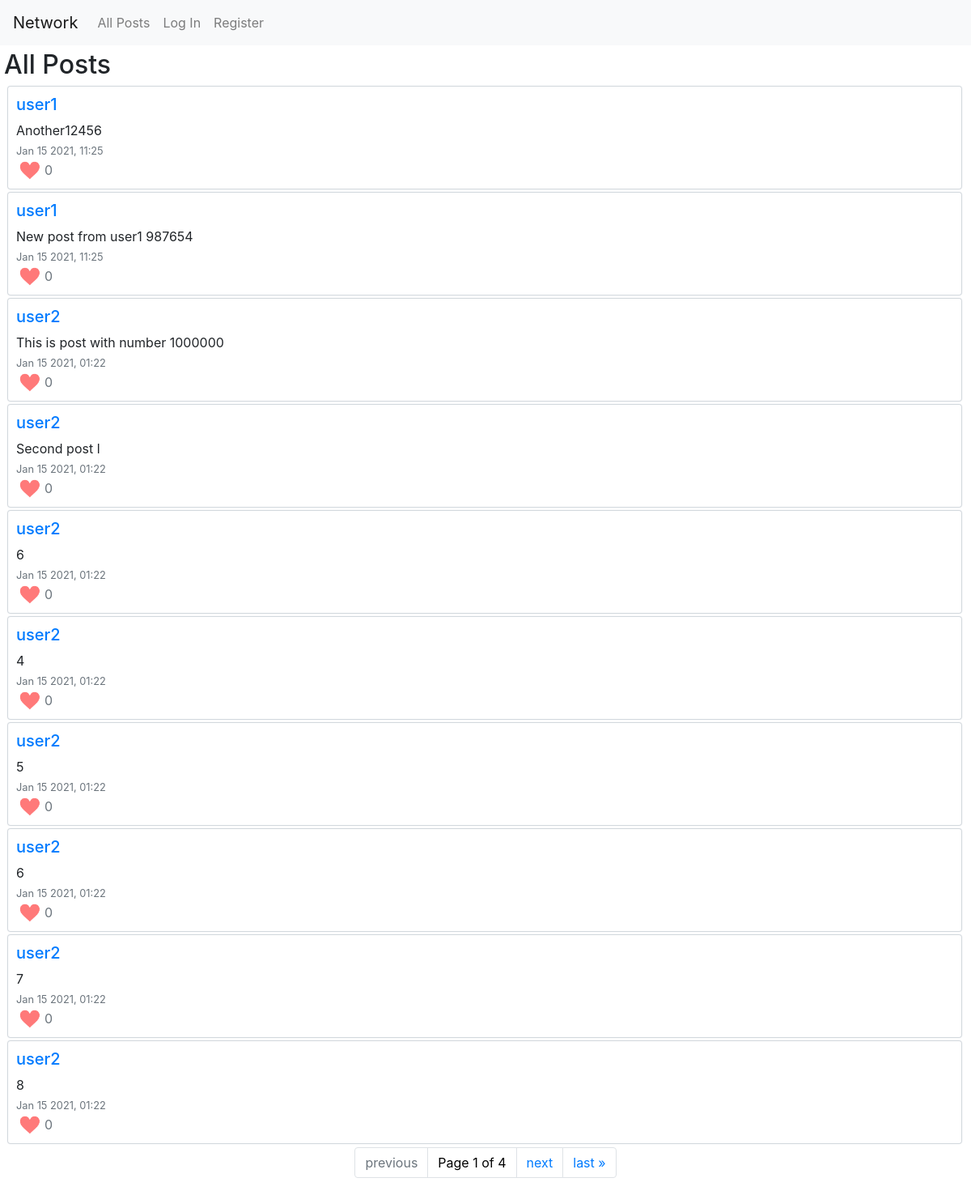
The page / on the database its author committed.
### network/models.py (models this page shows)
class Post(models.Model):
    posted = models.DateTimeField(auto_now_add=True)
    user = models.ForeignKey(User, on_delete=models.CASCADE, related_name='author')
    text = models.TextField(max_length=5000, null=True)
    edited = models.BooleanField(default=False)
    liked_by = models.ManyToManyField(User, blank=True)

class User(AbstractUser):
    followers = models.ManyToManyField('self', symmetrical=False, blank=True, related_name="follow_you")
    following = models.ManyToManyField('self', symmetrical=False, blank=True, related_name="you_follow")

### network/views.py (the view)
# urls.py: path("", views.index, name="index"),
def index(request):
    if request.method == 'POST':
        user_id = request.user.id
        text = request.POST['text']
        Post(user_id=user_id, text=text).save()
    index_template = loader.get_template('network/index.html')
    all_posts = Post.objects.all().order_by('-posted')
    all_posts2 = []
    for post in all_posts:
        post.is_liked_by_user = post.liked_by.filter(id=request.user.id).exists()
        print(post.is_liked_by_user)
        all_posts2.append(post)
    page_obj = paginator_func(queryset=all_posts2, page=request.GET.get('page'))
    context = {"all_posts": page_obj}
    return HttpResponse(index_template.render(context, request))

### network/views.py (called while the page is built)
def paginator_func(queryset, page):
    paginator = Paginator(queryset, 10)
    is_page_number = bool(page)
    page_number = page if is_page_number else 1
    page_obj = paginator.page(page_number)
    return page_obj

### network/templates/network/index.html (shortened to what this page needs)
{% extends "network/layout.html" %}
{% block body %}
    <div id="main">
        <h2>All Posts</h2>
        <div id="post_view">
        {% for post in all_posts %}
            <div id="post_{{post.id}}" class="container">
                <h5><a href="{% url 'profile' username=post.user %}" class="profile_link">{{ post.user }}</a></h5>
                <span>{{ post.text }}</span><br/>
                <small class="text-muted">{{ post.posted|date:"M d Y, H:i" }}<br/></small>
                {% if post.user.id == user.id or not user.is_authenticated %}
                    <button data-post_id="{{post.id}}" class="like tolike" disabled>&nbsp</button><span class="text-muted likes_number">{{ post_like.all|length}}</span><br/>
                {% endif %}
            </div>
        {% endfor %}
{% if all_posts.paginator.num_pages > 1 %}
<ul class="pagination justify-content-center">
        {% if all_posts.has_previous %}
            {% if not all_posts.number|add:"-1" == 1 %}
                <li class="page-item"><a class="page-link" href="?page=1">&laquo; first</a></li>
            {% endif %}
            <li class="page-item"><a class="page-link" href="?page={{ all_posts.previous_page_number }}">previous</a></li>
        {% else %}
            <li class="page-item disabled"><a class="page-link" >previous</a></li>
        {% endif %}
        <li class="page-item current">
            <a id="display_page" >Page {{ all_posts.number }} of {{ all_posts.paginator.num_pages }}</a>
        </li>
        {% if all_posts.has_next %}
            <li class="page-item"><a class="page-link" href="?page={{ all_posts.next_page_number }}">next</a></li>
            {% if not all_posts.number|add:1 == all_posts.paginator.num_pages %}
                <li class="page-item"><a class="page-link" href="?page={{ all_posts.paginator.num_pages }}">last &raquo;</a></li>
            {% endif %}
        {% else %}
            <li class="page-item disabled"><a class="page-link" >next</a></li>
        {% endif %}
</ul>
{% endif %}
{% endblock %}

### network/templates/network/layout.html (shortened to what this page needs)
{% load static %}
<!DOCTYPE html>
<html lang="en">
    <head>
        <link rel="stylesheet" href="https://stackpath.bootstrapcdn.com/bootstrap/4.4.1/css/bootstrap.min.css">
        <link href="{% static 'network/styles.css' %}" rel="stylesheet">
    </head>
    <body>
        <nav class="navbar navbar-expand-lg navbar-light bg-light">
            <span id="logo" class="navbar-brand">Network</span>
            <div>
              <ul class="navbar-nav mr-auto">
                <li class="nav-item">
                  <a class="nav-link" href="{% url 'index' %}">All Posts</a>
                </li>
                {% if user.is_authenticated %}
                    <li class="nav-item">
                        <a class="nav-link" href="{% url 'following' %}">Following</a>
                    </li>
                    <li class="nav-item">
                        <a class="nav-link" href="{% url 'logout' %}">Log Out</a>
                    </li>
                {% else %}
                    <li class="nav-item">
                        <a class="nav-link" href="{% url 'login' %}">Log In</a>
                    </li>
                    <li class="nav-item">
                        <a class="nav-link" href="{% url 'register' %}">Register</a>
                    </li>
                {% endif %}
              </ul>
            </div>
          </nav>
        <div class="body">
            {% block body %}
            {% endblock %}
        </div>
    </body>
</html>

### network/static/network/styles.css (style rules this page uses)
#logo { cursor: default; }
#main { padding: 5px; }
#post-form, #post_view > div, #profile_post_view > div { max-width: none; box-shadow: 0 0 1px 1px #ced4da; padding: 10px; margin: 5px; width: 99%; word-break: break-word; border-radius: 3px; }
#display_page { text-decoration: none; color: black; cursor: default; position: relative; display: block; padding: .5rem .75rem; margin-left: -1px; line-height: 1.25; background-color: #fff; border: 1px solid #dee2e6; }
button.like { width: 35px; background-image: url("images/like1.png"); background-size: cover; background-position: center; border: none; outline: none; }

### rows shown on the page
Post: user "user1", text "Another12456", posted "Jan 15 2021, 11:25", all|length "0"
Post: user "user1", text "New post from user1 987654", posted "Jan 15 2021, 11:25", all|length "0"
Post: user "user2", text "This is post with number 1000000", posted "Jan 15 2021, 01:22", all|length "0"
Post: user "user2", text "Second post l", posted "Jan 15 2021, 01:22", all|length "0"
Post: user "user2", text "6", posted "Jan 15 2021, 01:22", all|length "0"
Post: user "user2", text "4", posted "Jan 15 2021, 01:22", all|length "0"
Post: user "user2", text "5", posted "Jan 15 2021, 01:22", all|length "0"
Post: user "user2", text "6", posted "Jan 15 2021, 01:22", all|length "0"
Post: user "user2", text "7", posted "Jan 15 2021, 01:22", all|length "0"
Post: user "user2", text "8", posted "Jan 15 2021, 01:22", all|length "0"

### other values the page prints
{{ all_posts.number }} "1"
{{ all_posts.paginator.num_pages }} "4"
